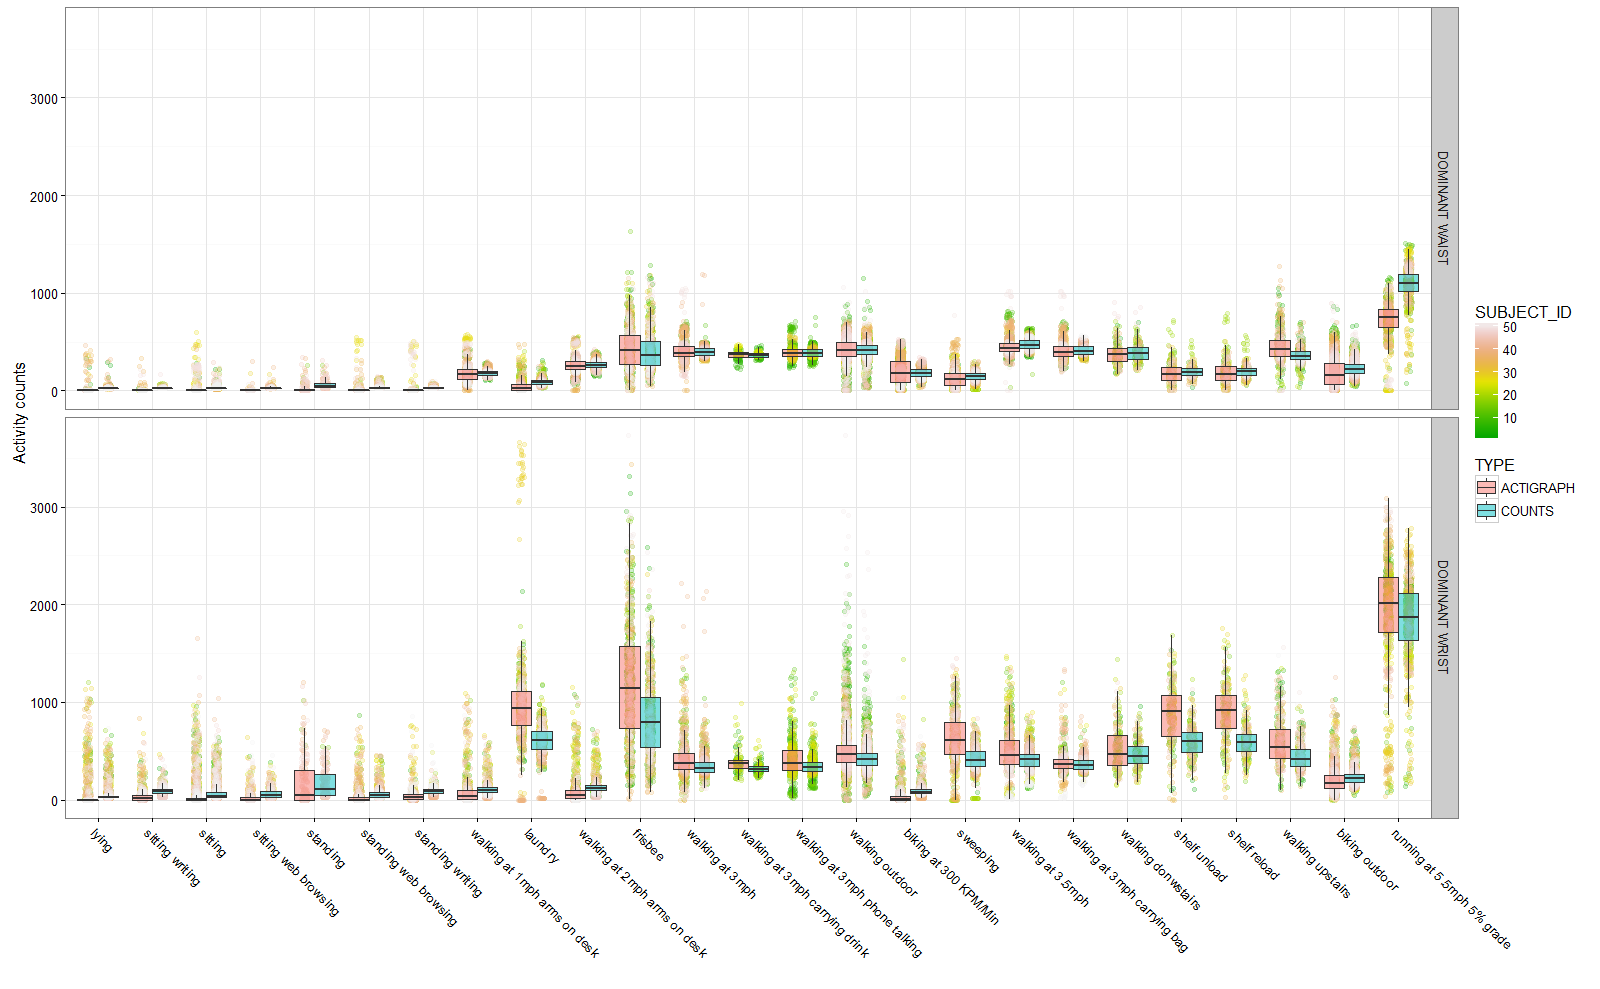

Write the R code that produced this figure.
data("spades_lab_counts")

# optimize scaling
require(dplyr)
forScaling = filter(spades_lab_counts, ACTIVITY_NAME %in% c("walking at 1mph arms on desk",
                                                            "walking at 2mph arms on desk",
                                                            "walking at 3mph",
                                                            "walking at 3mph carrying drink",
                                                            "walking at 3mph carrying bag",
                                                            "walking at 3mph phone talking",
                                                            "walking at 3.5mph") & LOCATION == "DOMINANT WAIST")

forScaling_counts = forScaling %>% filter(TYPE == "COUNTS")
forScaling_actigraph = forScaling %>% filter(TYPE == "ACTIGRAPH")
countsForScaling = data.frame(count = forScaling_counts$value, actigraph = forScaling_actigraph$value)

regressionResult = lm(formula = actigraph ~ count, data = countsForScaling, na.action = na.omit)
scalingFactor = coef(regressionResult)

# 51 participants' average, compared with Actigraph and METs
act_list = c("lying",
             "sitting",
             "sitting web browsing",
             "sitting writing",
             "standing",
             "standing web browsing",
             "standing writing",
             "walking at 1mph arms on desk",
             "walking at 2mph arms on desk",
             "walking at 3mph",
             "walking at 3mph carrying drink",
             "walking at 3mph carrying bag",
             "walking at 3mph phone talking",
             "walking at 3.5mph",
             "running at 5.5mph 5% grade", 
             "walking outdoor",
             "walking upstairs",
             "walking donwstairs", 
             "biking at 300 KPM/Min", 
             "biking outdoor",
             "sweeping", 
             "laundry",
             "shelf unload",
             "shelf reload",
             "frisbee")

mets = c(
  1.3,
  1.5,
  1.5,
  1.3,
  1.8,
  1.8,
  1.8,
  2,
  2.8,
  3.5,
  3.5,
  4.5,
  3.5,
  4.3,
  9.8,
  3.5,
  6,
  5,
  3.5,
  6.8,
  3.8,
  2,
  5,
  5,
  3
)

mets = data.frame(activity = act_list, mets_value = mets)
sorted_mets = mets[order(mets[,"mets_value"]),]

p1Data1 = spades_lab_counts

# exclude
p1Data = filter(p1Data1, !(ACTIVITY_NAME == "frisbee" & SUBJECT == "SPADES_26"))

count_indices = which(p1Data$TYPE == "COUNTS")
p1Data[count_indices, "value"] = p1Data[count_indices, "value"] * scalingFactor[2] + scalingFactor[1]
p1Data$ACTIVITY_NAME <- factor(p1Data$ACTIVITY_NAME, levels=sorted_mets[,1])
p1Data$SUBJECT_ID <- as.numeric(str_extract(p1Data$SUBJECT, "[0-9]+"))
p1 = ggplot(data = p1Data, aes(x = ACTIVITY_NAME, y = value)) +
  
  geom_point(aes(colour = SUBJECT_ID, group = factor(TYPE)), alpha = 0.2, position = position_jitterdodge(dodge.width=0.75, jitter.width=0.3)) +
  scale_colour_gradientn(colors = terrain.colors(50)) + 
  geom_boxplot(aes(fill = TYPE), outlier.colour = NA, alpha = 0.5) + 
  
  # stat_summary(fun.y = median, fun.ymin = function(x){return(quantile(x, probs = 0.25))}, fun.ymax = function(x){return(quantile(x, probs = 0.75))}, geom = "crossbar", width = 0.3) +
  theme_bw() + 
  theme(axis.text.x = element_text(angle = -45, hjust = 0)) + 
  xlab("") + 
  ylab("Activity counts") + 
  facet_grid(LOCATION ~ .)
